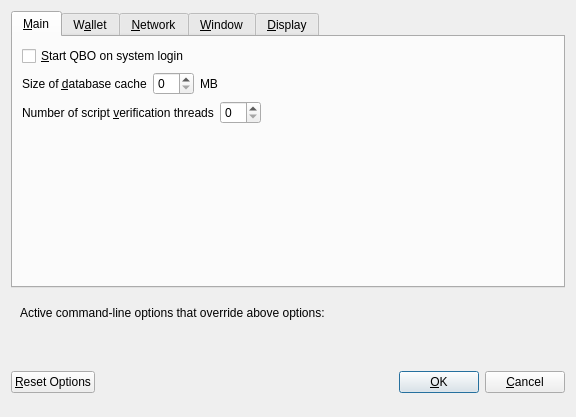
<?xml version="1.0" encoding="UTF-8"?>
<ui version="4.0">
 <class>OptionsDialog</class>
 <widget class="QDialog" name="OptionsDialog">
  <property name="geometry">
   <rect>
    <x>0</x>
    <y>0</y>
    <width>576</width>
    <height>417</height>
   </rect>
  </property>
  <property name="windowTitle">
   <string>Options</string>
  </property>
  <property name="modal">
   <bool>true</bool>
  </property>
  <layout class="QVBoxLayout" name="verticalLayout">
   <item>
    <widget class="QTabWidget" name="tabWidget">
     <property name="currentIndex">
      <number>0</number>
     </property>
     <widget class="QWidget" name="tabMain">
      <attribute name="title">
       <string>&amp;Main</string>
      </attribute>
      <layout class="QVBoxLayout" name="verticalLayout_Main">
       <item>
        <widget class="QCheckBox" name="bitcoinAtStartup">
         <property name="toolTip">
          <string>Automatically start QBO after logging in to the system.</string>
         </property>
         <property name="text">
          <string>&amp;Start QBO on system login</string>
         </property>
        </widget>
       </item>
       <item>
        <layout class="QHBoxLayout" name="horizontalLayout_2_Main">
         <item>
          <widget class="QLabel" name="databaseCacheLabel">
           <property name="text">
            <string>Size of &amp;database cache</string>
           </property>
           <property name="textFormat">
            <enum>Qt::PlainText</enum>
           </property>
           <property name="buddy">
            <cstring>databaseCache</cstring>
           </property>
          </widget>
         </item>
         <item>
          <widget class="QSpinBox" name="databaseCache"/>
         </item>
         <item>
          <widget class="QLabel" name="databaseCacheUnitLabel">
           <property name="text">
            <string>MB</string>
           </property>
           <property name="textFormat">
            <enum>Qt::PlainText</enum>
           </property>
          </widget>
         </item>
         <item>
          <spacer name="horizontalSpacer_2_Main">
           <property name="orientation">
            <enum>Qt::Horizontal</enum>
           </property>
           <property name="sizeHint" stdset="0">
            <size>
             <width>40</width>
             <height>20</height>
            </size>
           </property>
          </spacer>
         </item>
        </layout>
       </item>
       <item>
        <layout class="QHBoxLayout" name="horizontalLayout_3_Main">
         <item>
          <widget class="QLabel" name="threadsScriptVerifLabel">
           <property name="text">
            <string>Number of script &amp;verification threads</string>
           </property>
           <property name="textFormat">
            <enum>Qt::PlainText</enum>
           </property>
           <property name="buddy">
            <cstring>threadsScriptVerif</cstring>
           </property>
          </widget>
         </item>
         <item>
          <widget class="QSpinBox" name="threadsScriptVerif">
           <property name="toolTip">
            <string>(0 = auto, &lt;0 = leave that many cores free)</string>
           </property>
          </widget>
         </item>
         <item>
          <spacer name="horizontalSpacer_3_Main">
           <property name="orientation">
            <enum>Qt::Horizontal</enum>
           </property>
           <property name="sizeHint" stdset="0">
            <size>
             <width>40</width>
             <height>20</height>
            </size>
           </property>
          </spacer>
         </item>
        </layout>
       </item>
       <item>
        <spacer name="verticalSpacer_Main">
         <property name="orientation">
          <enum>Qt::Vertical</enum>
         </property>
         <property name="sizeHint" stdset="0">
          <size>
           <width>20</width>
           <height>40</height>
          </size>
         </property>
        </spacer>
       </item>
      </layout>
     </widget>
     <widget class="QWidget" name="tabWallet">
      <attribute name="title">
       <string>W&amp;allet</string>
      </attribute>
      <layout class="QVBoxLayout" name="verticalLayout_Wallet">
       <item>
        <widget class="QGroupBox" name="groupBox">
         <property name="title">
          <string>Expert</string>
         </property>
         <layout class="QVBoxLayout" name="verticalLayout_2">
          <item>
           <widget class="QCheckBox" name="coinControlFeatures">
            <property name="toolTip">
             <string>Whether to show coin control features or not.</string>
            </property>
            <property name="text">
             <string>Enable coin &amp;control features</string>
            </property>
           </widget>
          </item>
          <item>
           <widget class="QCheckBox" name="showMasternodesTab">
            <property name="toolTip">
             <string>Show additional tab listing all your masternodes in first sub-tab&lt;br/&gt;and all masternodes on the network in second sub-tab.</string>
            </property>
            <property name="text">
             <string>Show Masternodes Tab</string>
            </property>
           </widget>
          </item>
          <item>
           <widget class="QCheckBox" name="spendZeroConfChange">
            <property name="toolTip">
             <string>If you disable the spending of unconfirmed change, the change from a transaction&lt;br/&gt;cannot be used until that transaction has at least one confirmation.&lt;br/&gt;This also affects how your balance is computed.</string>
            </property>
            <property name="text">
             <string>&amp;Spend unconfirmed change</string>
            </property>
           </widget>
          </item>
         </layout>
        </widget>
       </item>
       <item>
        <spacer name="verticalSpacer_Wallet">
         <property name="orientation">
          <enum>Qt::Vertical</enum>
         </property>
         <property name="sizeHint" stdset="0">
          <size>
           <width>20</width>
           <height>40</height>
          </size>
         </property>
        </spacer>
       </item>
      </layout>
     </widget>
     <widget class="QWidget" name="tabNetwork">
      <attribute name="title">
       <string>&amp;Network</string>
      </attribute>
      <layout class="QVBoxLayout" name="verticalLayout_Network">
       <item>
        <widget class="QCheckBox" name="mapPortUpnp">
         <property name="toolTip">
          <string>Automatically open the QBO client port on the router. This only works when your router supports UPnP and it is enabled.</string>
         </property>
         <property name="text">
          <string>Map port using &amp;UPnP</string>
         </property>
        </widget>
       </item>
       <item>
        <widget class="QCheckBox" name="allowIncoming">
         <property name="toolTip">
          <string>Accept connections from outside</string>
         </property>
         <property name="text">
          <string>Allow incoming connections</string>
         </property>
        </widget>
       </item>
       <item>
        <widget class="QCheckBox" name="connectSocks">
         <property name="toolTip">
          <string>Connect to the QBO network through a SOCKS5 proxy.</string>
         </property>
         <property name="text">
          <string>&amp;Connect through SOCKS5 proxy (default proxy):</string>
         </property>
        </widget>
       </item>
       <item>
        <layout class="QHBoxLayout" name="horizontalLayout_1_Network">
         <item>
          <widget class="QLabel" name="proxyIpLabel">
           <property name="text">
            <string>Proxy &amp;IP:</string>
           </property>
           <property name="textFormat">
            <enum>Qt::PlainText</enum>
           </property>
           <property name="buddy">
            <cstring>proxyIp</cstring>
           </property>
          </widget>
         </item>
         <item>
          <widget class="QValidatedLineEdit" name="proxyIp">
           <property name="minimumSize">
            <size>
             <width>140</width>
             <height>0</height>
            </size>
           </property>
           <property name="maximumSize">
            <size>
             <width>140</width>
             <height>16777215</height>
            </size>
           </property>
           <property name="toolTip">
            <string>IP address of the proxy (e.g. IPv4: 127.0.0.1 / IPv6: ::1)</string>
           </property>
          </widget>
         </item>
         <item>
          <widget class="QLabel" name="proxyPortLabel">
           <property name="text">
            <string>&amp;Port:</string>
           </property>
           <property name="textFormat">
            <enum>Qt::PlainText</enum>
           </property>
           <property name="buddy">
            <cstring>proxyPort</cstring>
           </property>
          </widget>
         </item>
         <item>
          <widget class="QLineEdit" name="proxyPort">
           <property name="minimumSize">
            <size>
             <width>55</width>
             <height>0</height>
            </size>
           </property>
           <property name="maximumSize">
            <size>
             <width>55</width>
             <height>16777215</height>
            </size>
           </property>
           <property name="toolTip">
            <string>Port of the proxy (e.g. 9050)</string>
           </property>
          </widget>
         </item>
         <item>
          <spacer name="horizontalSpacer_1_Network">
           <property name="orientation">
            <enum>Qt::Horizontal</enum>
           </property>
           <property name="sizeHint" stdset="0">
            <size>
             <width>40</width>
             <height>20</height>
            </size>
           </property>
          </spacer>
         </item>
        </layout>
       </item>
       <item>
        <spacer name="verticalSpacer_Network">
         <property name="orientation">
          <enum>Qt::Vertical</enum>
         </property>
         <property name="sizeHint" stdset="0">
          <size>
           <width>20</width>
           <height>40</height>
          </size>
         </property>
        </spacer>
       </item>
      </layout>
     </widget>
     <widget class="QWidget" name="tabWindow">
      <attribute name="title">
       <string>&amp;Window</string>
      </attribute>
      <layout class="QVBoxLayout" name="verticalLayout_Window">
       <item>
        <widget class="QCheckBox" name="minimizeToTray">
         <property name="toolTip">
          <string>Show only a tray icon after minimizing the window.</string>
         </property>
         <property name="text">
          <string>&amp;Minimize to the tray instead of the taskbar</string>
         </property>
        </widget>
       </item>
       <item>
        <widget class="QCheckBox" name="minimizeOnClose">
         <property name="toolTip">
          <string>Minimize instead of exit the application when the window is closed. When this option is enabled, the application will be closed only after selecting Quit in the menu.</string>
         </property>
         <property name="text">
          <string>M&amp;inimize on close</string>
         </property>
        </widget>
       </item>
       <item>
        <spacer name="verticalSpacer_Window">
         <property name="orientation">
          <enum>Qt::Vertical</enum>
         </property>
         <property name="sizeHint" stdset="0">
          <size>
           <width>20</width>
           <height>40</height>
          </size>
         </property>
        </spacer>
       </item>
      </layout>
     </widget>
     <widget class="QWidget" name="tabDisplay">
      <attribute name="title">
       <string>&amp;Display</string>
      </attribute>
      <layout class="QVBoxLayout" name="verticalLayout_Display">
       <item>
        <layout class="QHBoxLayout" name="horizontalLayout_1_Display">
         <item>
          <widget class="QLabel" name="langLabel">
           <property name="text">
            <string>User Interface &amp;language:</string>
           </property>
           <property name="textFormat">
            <enum>Qt::PlainText</enum>
           </property>
           <property name="buddy">
            <cstring>lang</cstring>
           </property>
          </widget>
         </item>
         <item>
          <widget class="QValueComboBox" name="lang">
           <property name="toolTip">
            <string>The user interface language can be set here. This setting will take effect after restarting QBO.</string>
           </property>
          </widget>
         </item>
        </layout>
       </item>
       <item>
        <widget class="QLabel" name="label_3">
         <property name="toolTip">
          <string notr="true"/>
         </property>
         <property name="statusTip">
          <string notr="true"/>
         </property>
         <property name="whatsThis">
          <string notr="true"/>
         </property>
         <property name="accessibleName">
          <string notr="true"/>
         </property>
         <property name="text">
          <string>Language missing or translation incomplete? Help contributing translations here:
https://www.transifex.com/qbo-project/qbo-project-translations</string>
         </property>
         <property name="wordWrap">
          <bool>true</bool>
         </property>
         <property name="openExternalLinks">
          <bool>true</bool>
         </property>
         <property name="textInteractionFlags">
          <set>Qt::TextBrowserInteraction</set>
         </property>
        </widget>
       </item>
       <item>
        <layout class="QHBoxLayout" name="horizontalLayout_4_Display" stretch="0,0">
         <item>
          <widget class="QLabel" name="themeLabel">
           <property name="text">
            <string>User Interface Theme:</string>
           </property>
          </widget>
         </item>
         <item>
          <widget class="QValueComboBox" name="theme"/>
         </item>
        </layout>
       </item>
       <item>
        <widget class="Line" name="line">
         <property name="orientation">
          <enum>Qt::Horizontal</enum>
         </property>
        </widget>
       </item>
       <item>
        <layout class="QHBoxLayout" name="horizontalLayout_2_Display">
         <item>
          <widget class="QLabel" name="unitLabel">
           <property name="text">
            <string>&amp;Unit to show amounts in:</string>
           </property>
           <property name="textFormat">
            <enum>Qt::PlainText</enum>
           </property>
           <property name="buddy">
            <cstring>unit</cstring>
           </property>
          </widget>
         </item>
         <item>
          <widget class="QValueComboBox" name="unit">
           <property name="toolTip">
            <string>Choose the default subdivision unit to show in the interface and when sending coins.</string>
           </property>
          </widget>
         </item>
        </layout>
       </item>
       <item>
        <layout class="QHBoxLayout" name="horizontalLayout_5_Display">
         <item>
          <widget class="QLabel" name="digitsLabel">
           <property name="text">
            <string>Decimal digits</string>
           </property>
          </widget>
         </item>
         <item>
          <widget class="QValueComboBox" name="digits"/>
         </item>
        </layout>
       </item>
       <item>
        <layout class="QHBoxLayout" name="horizontalLayout_3_Display">
         <item>
          <widget class="QLabel" name="thirdPartyTxUrlsLabel">
           <property name="toolTip">
            <string>Third party URLs (e.g. a block explorer) that appear in the transactions tab as context menu items. %s in the URL is replaced by transaction hash. Multiple URLs are separated by vertical bar |.</string>
           </property>
           <property name="text">
            <string>Third party transaction URLs</string>
           </property>
           <property name="buddy">
            <cstring>thirdPartyTxUrls</cstring>
           </property>
          </widget>
         </item>
         <item>
          <widget class="QLineEdit" name="thirdPartyTxUrls">
           <property name="toolTip">
            <string>Third party URLs (e.g. a block explorer) that appear in the transactions tab as context menu items. %s in the URL is replaced by transaction hash. Multiple URLs are separated by vertical bar |.</string>
           </property>
          </widget>
         </item>
        </layout>
       </item>
       <item>
        <spacer name="verticalSpacer">
         <property name="orientation">
          <enum>Qt::Vertical</enum>
         </property>
         <property name="sizeHint" stdset="0">
          <size>
           <width>20</width>
           <height>40</height>
          </size>
         </property>
        </spacer>
       </item>
      </layout>
     </widget>
    </widget>
   </item>
   <item>
    <widget class="QFrame" name="frame">
     <layout class="QVBoxLayout" name="verticalLayout_Bottom">
      <item>
       <layout class="QHBoxLayout" name="horizontalLayout_Bottom">
        <item>
         <widget class="QLabel" name="overriddenByCommandLineInfoLabel">
          <property name="text">
           <string>Active command-line options that override above options:</string>
          </property>
          <property name="textFormat">
           <enum>Qt::PlainText</enum>
          </property>
         </widget>
        </item>
        <item>
         <spacer name="horizontalSpacer_Bottom">
          <property name="orientation">
           <enum>Qt::Horizontal</enum>
          </property>
          <property name="sizeHint" stdset="0">
           <size>
            <width>40</width>
            <height>20</height>
           </size>
          </property>
         </spacer>
        </item>
       </layout>
      </item>
      <item>
       <widget class="QLabel" name="overriddenByCommandLineLabel">
        <property name="text">
         <string/>
        </property>
        <property name="textFormat">
         <enum>Qt::PlainText</enum>
        </property>
        <property name="wordWrap">
         <bool>true</bool>
        </property>
       </widget>
      </item>
     </layout>
    </widget>
   </item>
   <item>
    <layout class="QHBoxLayout" name="horizontalLayout_Buttons">
     <item>
      <widget class="QPushButton" name="resetButton">
       <property name="toolTip">
        <string>Reset all client options to default.</string>
       </property>
       <property name="text">
        <string>&amp;Reset Options</string>
       </property>
       <property name="autoDefault">
        <bool>false</bool>
       </property>
      </widget>
     </item>
     <item>
      <spacer name="horizontalSpacer_1">
       <property name="orientation">
        <enum>Qt::Horizontal</enum>
       </property>
       <property name="sizeHint" stdset="0">
        <size>
         <width>40</width>
         <height>48</height>
        </size>
       </property>
      </spacer>
     </item>
     <item>
      <widget class="QLabel" name="statusLabel">
       <property name="minimumSize">
        <size>
         <width>200</width>
         <height>0</height>
        </size>
       </property>
       <property name="font">
        <font>
         <weight>75</weight>
         <bold>true</bold>
        </font>
       </property>
       <property name="text">
        <string/>
       </property>
       <property name="textFormat">
        <enum>Qt::PlainText</enum>
       </property>
       <property name="wordWrap">
        <bool>true</bool>
       </property>
      </widget>
     </item>
     <item>
      <spacer name="horizontalSpacer_2">
       <property name="orientation">
        <enum>Qt::Horizontal</enum>
       </property>
       <property name="sizeHint" stdset="0">
        <size>
         <width>40</width>
         <height>48</height>
        </size>
       </property>
      </spacer>
     </item>
     <item>
      <widget class="QPushButton" name="okButton">
       <property name="text">
        <string>&amp;OK</string>
       </property>
       <property name="autoDefault">
        <bool>false</bool>
       </property>
       <property name="default">
        <bool>true</bool>
       </property>
      </widget>
     </item>
     <item>
      <widget class="QPushButton" name="cancelButton">
       <property name="text">
        <string>&amp;Cancel</string>
       </property>
       <property name="autoDefault">
        <bool>false</bool>
       </property>
      </widget>
     </item>
    </layout>
   </item>
  </layout>
 </widget>
 <customwidgets>
  <customwidget>
   <class>QValidatedLineEdit</class>
   <extends>QLineEdit</extends>
   <header>qvalidatedlineedit.h</header>
  </customwidget>
  <customwidget>
   <class>QValueComboBox</class>
   <extends>QComboBox</extends>
   <header>qvaluecombobox.h</header>
  </customwidget>
 </customwidgets>
 <resources/>
 <connections/>
</ui>
